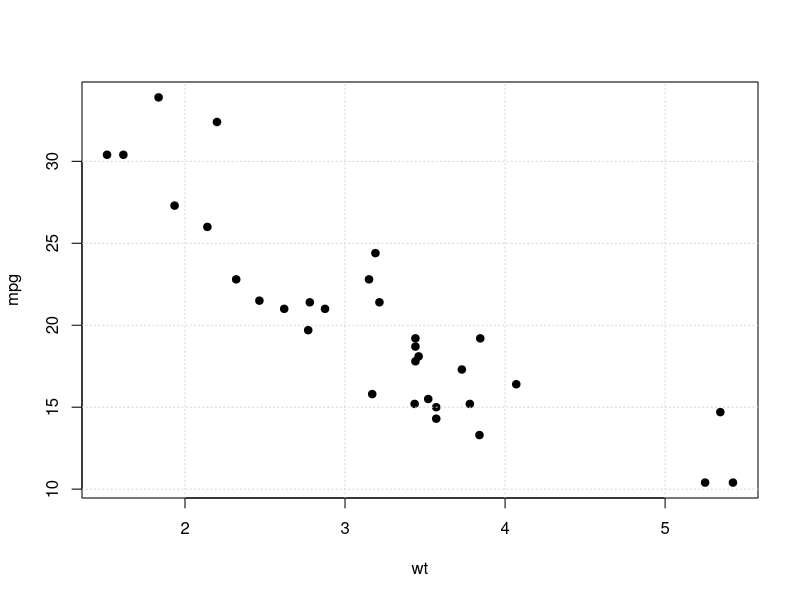
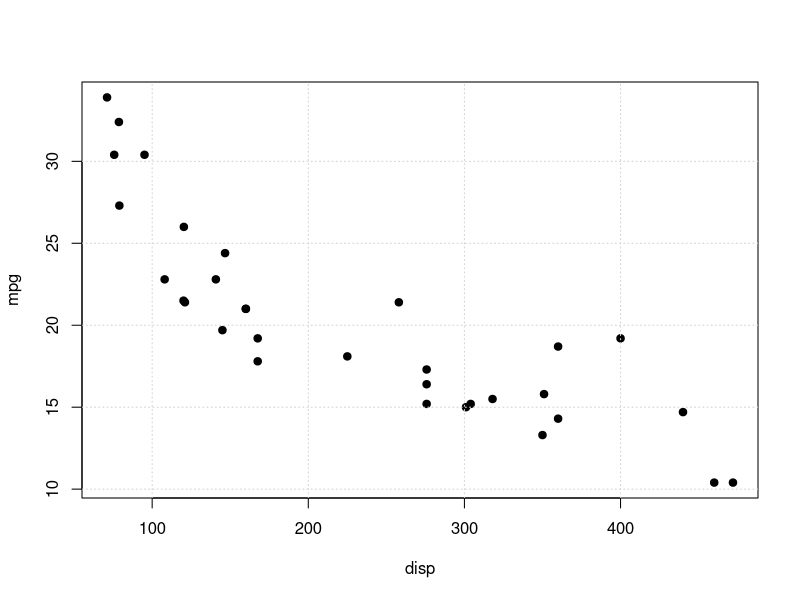
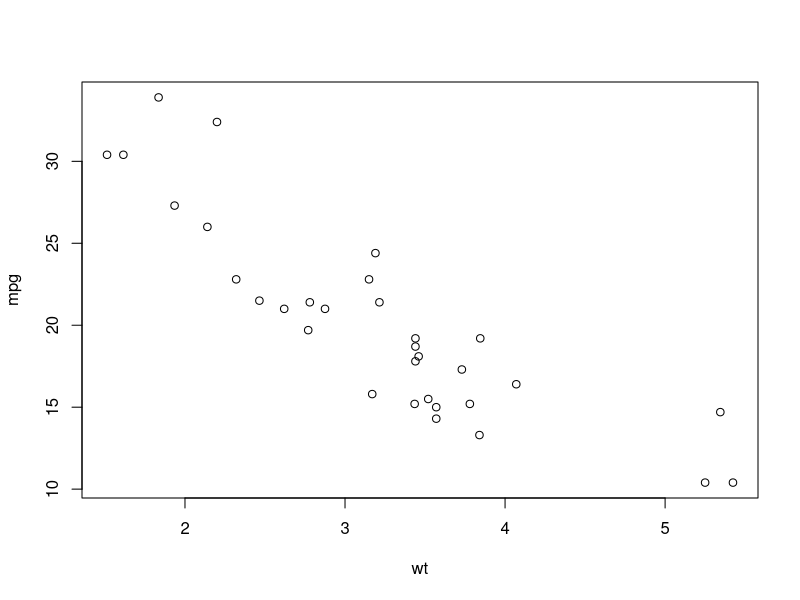
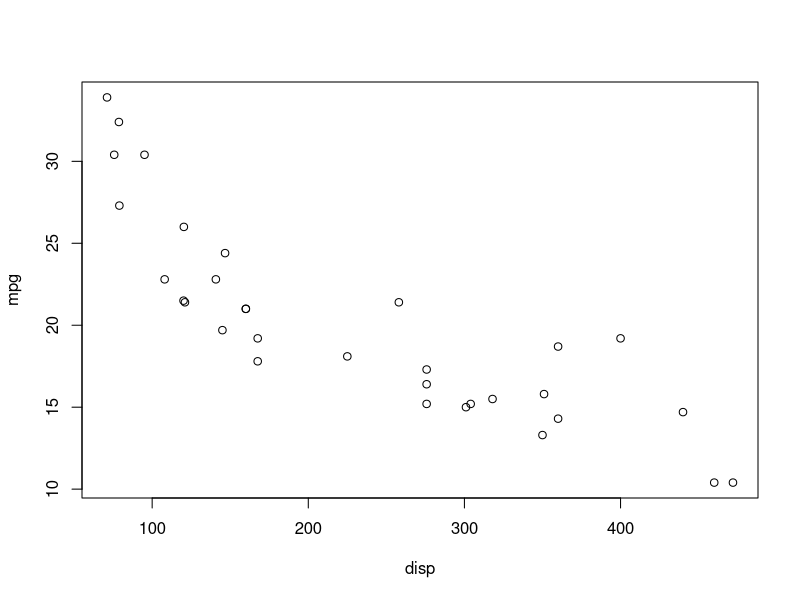

Here is the R script that generated these plots, in order:
## ---- chunk 1
knitr::opts_chunk$set(echo = TRUE)
## ---- chunk 2
data(mtcars)
## ---- chunk 3
head(mtcars)
## ---- chunk 4
plot(mpg~wt,data=mtcars, pch=19)
grid()
## ---- chunk 5
cor(mtcars$mpg, mtcars$wt)
## ---- chunk 6
model1 <- lm(mpg ~ wt, data = mtcars)

summary(model1)
## ---- chunk 7
plot(mpg~disp,data=mtcars, pch=19)
grid()
## ---- chunk 8
cor(mtcars$mpg, mtcars$disp)
## ---- chunk 9
model2 <- lm(mpg ~ disp, data = mtcars)
summary(model2)
## ---- chunk 10
plot(mpg ~ wt+disp, data = mtcars)
## ---- chunk 11
model3= lm(mpg ~ wt+disp, data = mtcars)
summary(model3)
## ---- chunk 12
model3 <- lm(mpg ~ wt, data = mtcars)

summary(model3)
## ---- chunk 13
summary(model3)
## ---- chunk 14
anova_result <- anova(model1, model3)
print(anova_result)
